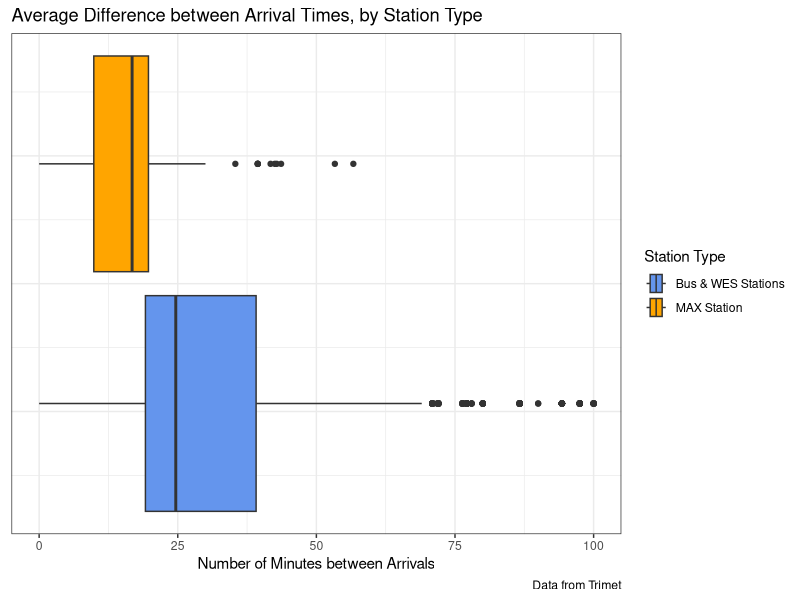
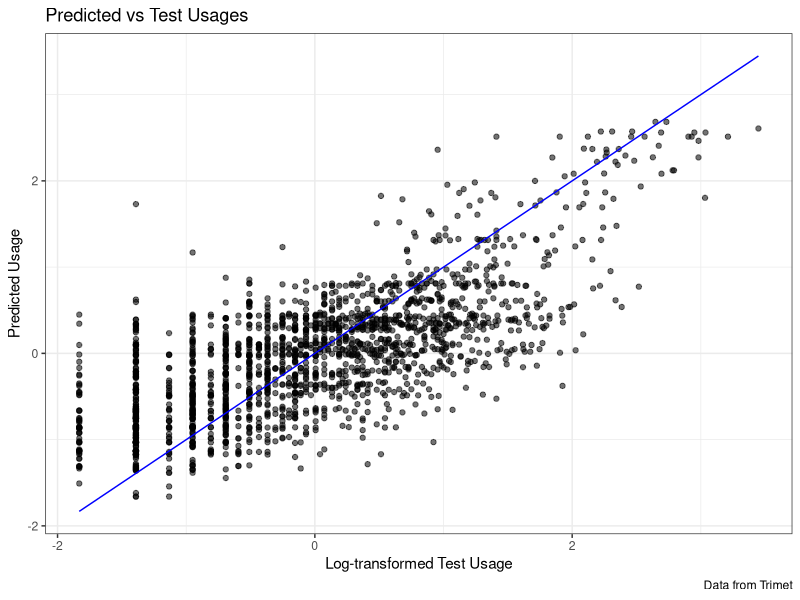
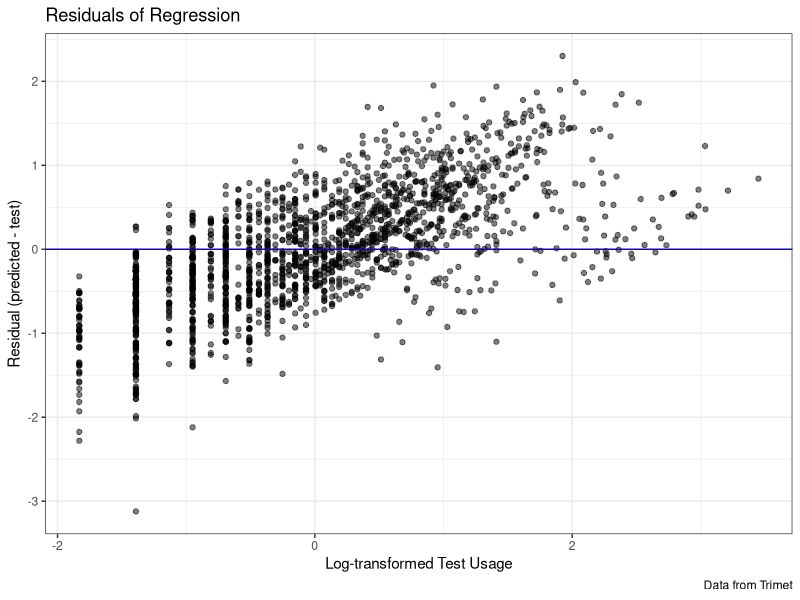

These charts were generated, in order, by the following R code:
## ---- chunk 1
library(tidyverse)
library(cowplot)
## ---- chunk 2
rf_data = read_csv('data/rf data.csv')
## ---- chunk 3
stop_features = read_csv('data/stop_features.csv')

stop_features_plot = stop_features %>% mutate(
  stop_type = ifelse(stop_type == 'MAX Station', "MAX Station", 'Bus & WES Stations'), 
  day = as.factor(day)
  )
## ---- chunk 4
#| label: fig-arrival-boxplot
#| fig-cap: 'Boxplots showing the average number of minutes between arrivals at a station, faceted by station type. WES commuter rail stations are combined with bus data, since there are only 6 WES stations in the TriMet system. Data from both weekdays and weekend days is included. Outliers higher than 100 are excluded for a better view of the non-outlier data.'
ggplot(data=stop_features_plot, aes(x=arrival_diff, fill=stop_type)) + 
  geom_boxplot() +
  xlim(0, 100) + 
  theme_bw()+ 
  labs(
    title='Average Difference between Arrival Times, by Station Type', 
    legend.title='Station Type', 
    x='Number of Minutes between Arrivals', 
    caption='Data from Trimet', 
    fill='Station Type'
  ) + 
  theme(
    axis.text.y = element_blank(), 
    axis.ticks.y = element_blank()
  ) +
  scale_fill_manual(values=c('cornflowerblue', 'orange', 'blue3'))
## ---- chunk 5
#| label: fig-ml
#| fig-cap: 'Predicted vs test log-usage values for the best model constructed over the course of this project. This model had an RMSE value of 0.689 and an $R^2$ value for 0.521. It has a tendency to over-predict at low log-usage values where the data is concentrated, and slightly under-predict at higher log-usage values. The vertical lines show where many usage values were transformed into a single log-usage value.'
rf_plot = ggplot(rf_data) + 
  geom_point(aes(x=log_usage, y=rf_pred, alpha=0.5)) + 
  geom_line(aes(x=log_usage, y=log_usage), colour='blue') + 
  #xlab('real')+ 
  #ylab('predicted') + 
  theme_bw() + 
  labs(
    title = 'Predicted vs Test Usages',
    x = 'Log-transformed Test Usage', 
    y = 'Predicted Usage', 
    caption = 'Data from Trimet'
  ) + 
  theme(
    legend.position='none'
  )

rf_plot
## ---- chunk 6
#| label: fig-ml-resid
#| fig-cap: 'Residuals of the best regression model constructed over the course of this project. This model had an RMSE value of 0.689 and an $R^2$ value for 0.521. It has a tendency to over-predict at low log-usage values where the data is concentrated, and slightly under-predict at higher log-usage values. This is demostrated by the definite shape of the residuals. The vertical lines show where many usage values were transformed into a single log-usage value.'
rf_resid = ggplot(rf_data) + 
  geom_point(aes(x=log_usage, y = log_usage - rf_pred), alpha=0.5) + 
  geom_hline(aes(yintercept = 0), color='blue') + 
  theme_bw() + 
  labs(
    title = 'Residuals of Regression', 
    x = 'Log-transformed Test Usage', 
    y = 'Residual (predicted - test)', 
    caption = 'Data from Trimet'
  ) 

rf_resid
## ---- chunk 7
# plot_grid(rf_plot, rf_resid ,nrow=1) +
#   facet_grid() +
#   theme_minimal()
